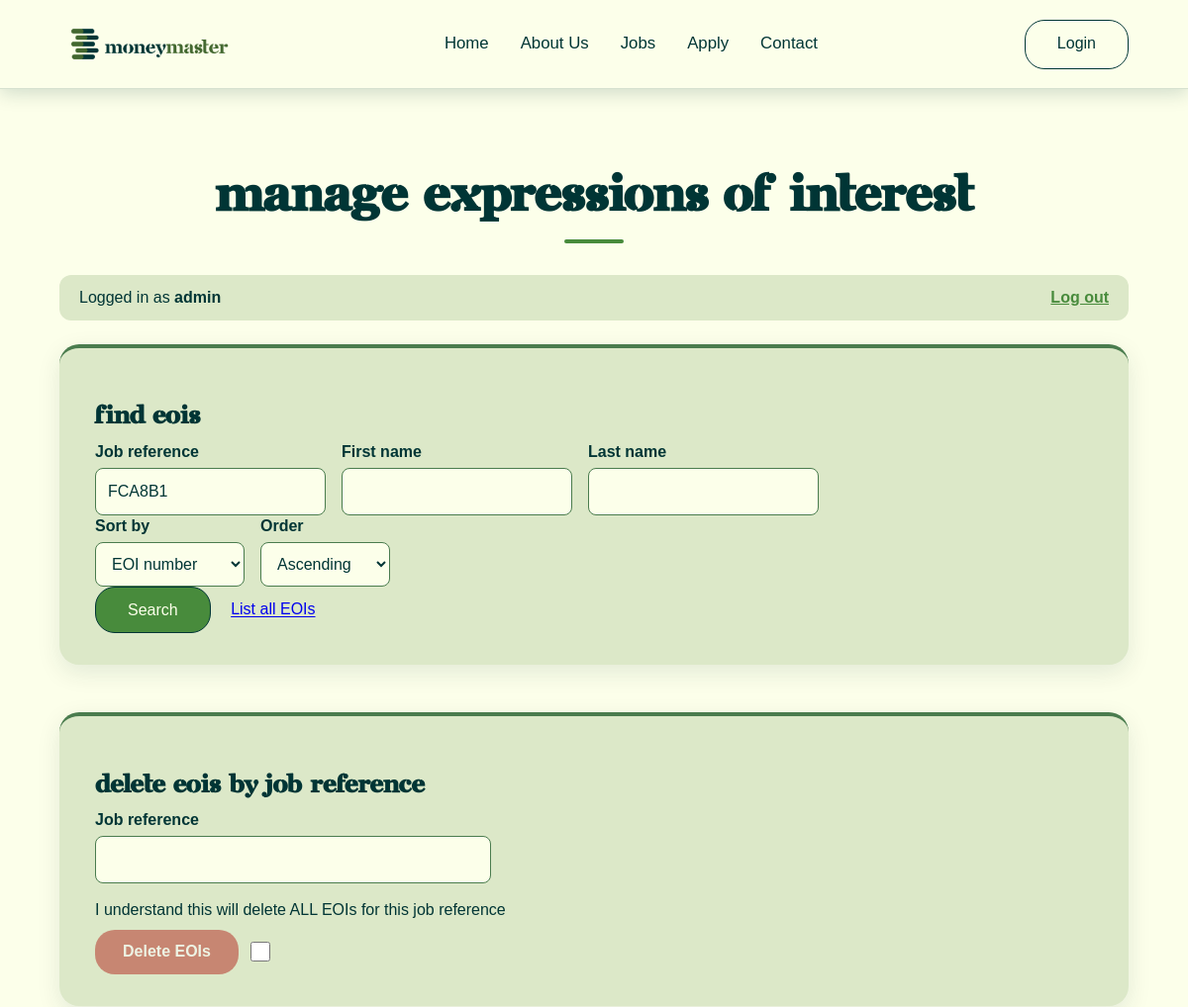
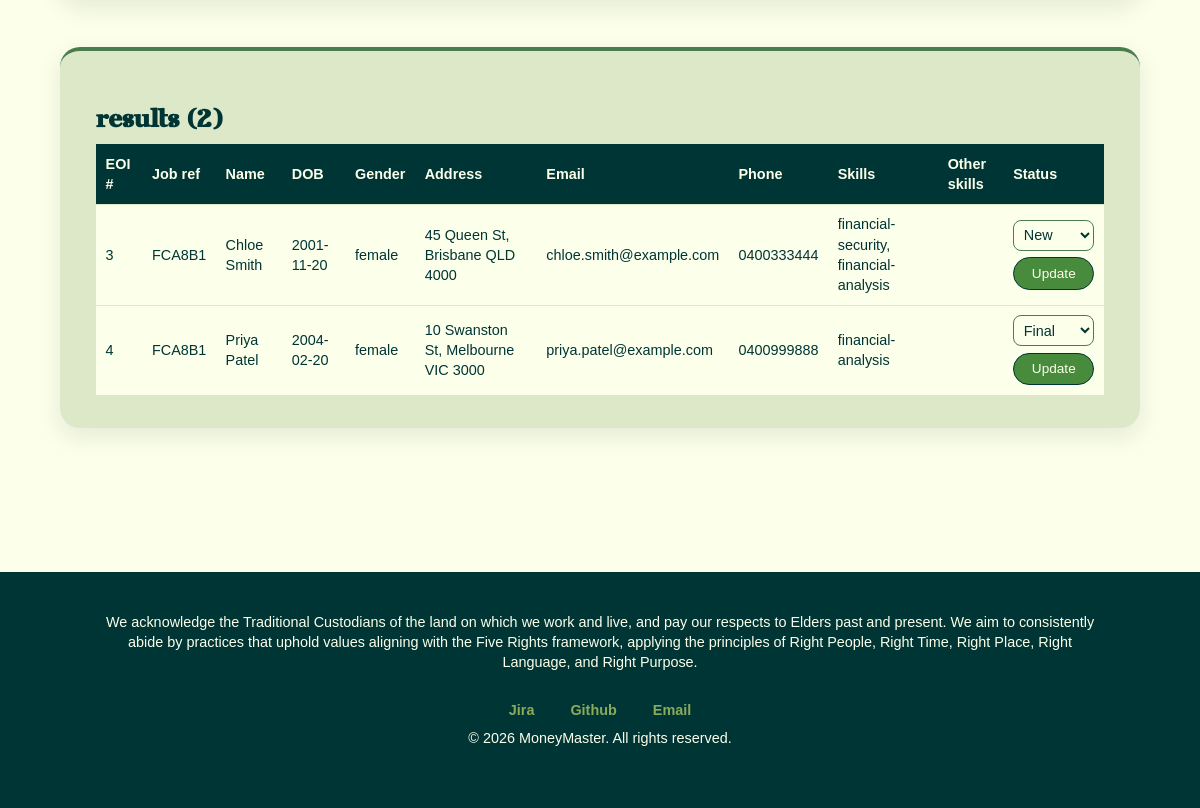
/project2/manage.php?jobref=FCA8B1 (signed in), run on the app's committed database (2 pictures, top to bottom).
### tables this page shows
CREATE TABLE `eoi` (
  `EOInumber`      INT AUTO_INCREMENT PRIMARY KEY,
  `job_ref`        VARCHAR(6)   NOT NULL,
  `first_name`     VARCHAR(20)  NOT NULL,
  `last_name`      VARCHAR(20)  NOT NULL,
  `dob`            DATE         NOT NULL,
  `gender`         VARCHAR(10)  NOT NULL,
  `street_address` VARCHAR(40)  NOT NULL,
  `suburb`         VARCHAR(40)  NOT NULL,
  `state`          VARCHAR(3)   NOT NULL,
  `postcode`       CHAR(4)      NOT NULL,
  `email`          VARCHAR(100) NOT NULL,
  `phone`          VARCHAR(12)  NOT NULL,
  `skills`         VARCHAR(255),
  `other_skills`   TEXT,
  `status`         ENUM('New', 'Current', 'Final') NOT NULL DEFAULT 'New'
);

### project2/manage.php (the view, shortened to what this page needs)
<?php
function e($value) {
    return htmlspecialchars((string)$value, ENT_QUOTES, "UTF-8", false);
}
require_once "settings.php";
$conn = @mysqli_connect($host, $user, $pwd, $sql_db);
$db_error = "";
$results = array();
$sort_fields = array(
    "EOInumber"      => "EOI number",
    "job_ref"        => "Job reference",
    "first_name"     => "First name",
    "last_name"      => "Last name",
    "dob"            => "Date of birth",
    "gender"         => "Gender",
    "street_address" => "Street address",
    "suburb"         => "Suburb",
    "state"          => "State",
    "postcode"       => "Postcode",
    "email"          => "Email",
    "phone"          => "Phone",
    "skills"         => "Skills",
    "other_skills"   => "Other skills",
    "status"         => "Status"
);
$statuses = array("New", "Current", "Final");
$search_jobref = isset($_GET["jobref"])    ? trim($_GET["jobref"])    : "";
$search_first  = isset($_GET["firstname"]) ? trim($_GET["firstname"]) : "";
$search_last   = isset($_GET["lastname"])  ? trim($_GET["lastname"])  : "";
$sort  = (isset($_GET["sort"]) && array_key_exists($_GET["sort"], $sort_fields)) ? $_GET["sort"] : "EOInumber";
$order = (isset($_GET["order"]) && $_GET["order"] == "DESC") ? "DESC" : "ASC";
if (!$conn) {
    $db_error = "Unable to connect to the database.";
} else {
    $sql = "SELECT * FROM eoi";
    $conditions = array();
    $types = "";
    $params = array();
    if ($search_jobref != "") {
        $conditions[] = "job_ref = ?";
        $types .= "s";
        $params[] = $search_jobref;
    }
    if (count($conditions) > 0) {
        $sql .= " WHERE " . implode(" AND ", $conditions);
    }
    $sql .= " ORDER BY $sort $order";
    $stmt = mysqli_prepare($conn, $sql);
    if (!$stmt) {
        $db_error = "The EOI table does not exist yet. Submit an application first.";
    } else {
        if ($types != "") {
            mysqli_stmt_bind_param($stmt, $types, ...$params);
        }
        mysqli_stmt_execute($stmt);
        $result = mysqli_stmt_get_result($stmt);
        while ($row = mysqli_fetch_assoc($result)) {
            $results[] = $row;
        }
    }
}
?>
<!DOCTYPE html>
<html lang="en">
<head>
    <link rel="stylesheet" href="../styles/styles.css">
</head>
<body>
    <?php include 'header.inc'; ?>
    <main class="manage-page">
        <h1>Manage Expressions of Interest</h1>
        <div class="manage-bar">
            <span>Logged in as <strong><?php echo e($_SESSION["username"]); ?></strong></span>
            <a href="logout.php">Log out</a> <?php  ?>
        </div>
        <section>
            <h2>Find EOIs</h2>
            <form action="manage.php" method="GET">
                <div class="form-row">
                    <div>
                        <label for="jobref">Job reference</label>
                        <input type="text" id="jobref" name="jobref" maxlength="6" value="<?php echo e($search_jobref); ?>">
                    </div>
                    <div>
                        <label for="firstname">First name</label>
                        <input type="text" id="firstname" name="firstname" maxlength="20" value="<?php echo e($search_first); ?>">
                    </div>
                    <div>
                        <label for="lastname">Last name</label>
                        <input type="text" id="lastname" name="lastname" maxlength="20" value="<?php echo e($search_last); ?>">
                    </div>
                </div>
                <div class="form-row">
                    <div>
                        <label for="sort">Sort by</label>
                        <select id="sort" name="sort">
                            <?php foreach ($sort_fields as $field => $label) { ?>
                                <option value="<?php echo $field; ?>" <?php if ($sort == $field) echo "selected"; ?>><?php echo $label; ?></option>
                            <?php } ?>
                        </select>
                    </div>
                    <div>
                        <label for="order">Order</label>
                        <select id="order" name="order">
                            <option value="ASC" <?php if ($order == "ASC") echo "selected"; ?>>Ascending</option>
                        </select>
                    </div>
                </div>
                <div>
                    <button type="submit">Search</button>
                    <a href="manage.php">List all EOIs</a>
                </div>
            </form>
        </section>
        <section>
            <h2>Delete EOIs by Job Reference</h2>
            <form action="manage.php" method="POST">
                <label for="delete_jobref">Job reference</label>
                <input type="text" id="delete_jobref" name="delete_jobref" maxlength="6">
                <p class="confirm-text">
                    <label for="confirm_delete">I understand this will delete ALL EOIs for this job reference</label>
                </p>
                <div class="delete-row">
                    <button type="submit">Delete EOIs</button>
                    <input type="checkbox" id="confirm_delete" name="confirm_delete" value="yes">
                </div>
            </form>
        </section>
        <section>
            <h2>Results (<?php echo count($results); ?>)</h2>
            <?php if ($db_error != "") { ?>
                <div class="manage-message"><?php echo $db_error; ?></div>
            <?php } elseif (count($results) == 0) { ?>
                <div class="manage-message">No EOIs found.</div>
            <?php } else { ?>
                <div class="manage-table-wrap">
                    <table class="manage-table">
                        <thead>
                            <tr>
                                <th>EOI #</th>
                                <th>Job ref</th>
                                <th>Name</th>
                                <th>DOB</th>
                                <th>Gender</th>
                                <th>Address</th>
                                <th>Email</th>
                                <th>Phone</th>
                                <th>Skills</th>
                                <th>Other skills</th>
                                <th>Status</th>
                            </tr>
                        </thead>
                        <tbody>
                            <?php foreach ($results as $row) { ?>
                                <tr>
                                    <td><?php echo e($row["EOInumber"]); ?></td>
                                    <td><?php echo e($row["job_ref"]); ?></td>
                                    <td><?php echo e($row["first_name"] . " " . $row["last_name"]); ?></td>
                                    <td><?php echo e($row["dob"]); ?></td>
                                    <td><?php echo e($row["gender"]); ?></td>
                                    <td><?php echo e($row["street_address"] . ", " . $row["suburb"] . " " . $row["state"] . " " . $row["postcode"]); ?></td>
                                    <td><?php echo e($row["email"]); ?></td>
                                    <td><?php echo e($row["phone"]); ?></td>
                                    <td><?php echo e($row["skills"]); ?></td>
                                    <td><?php echo e($row["other_skills"]); ?></td>
                                    <td>
                                        <form action="manage.php?<?php echo e(isset($_SERVER["QUERY_STRING"]) ? $_SERVER["QUERY_STRING"] : ""); ?>" method="POST">
                                            <select name="new_status" aria-label="Status for EOI <?php echo e($row["EOInumber"]); ?>">
                                                <?php foreach ($statuses as $status) { ?>
                                                    <option value="<?php echo $status; ?>" <?php if ($row["status"] == $status) echo "selected"; ?>><?php echo $status; ?></option>
                                                <?php } ?>
                                            </select>
                                            <button type="submit">Update</button>
                                        </form>
                                    </td>
                                </tr>
                            <?php } ?>
                        </tbody>
                    </table>
                </div>
            <?php } ?>
        </section>
    </main>
    <?php include 'footer.inc'; ?>
</body>
</html>

### styles/styles.css (style rules this page uses)
:root { --accent-color: rgb(72, 139, 60); --cream: #fcffea; --dark-green: #003535; --mid-green: #4a7c4e; --light-green: #8aab5a; --white: #ffffff; --soft-green: #dce8c8; --pale-green: #eef4df; --text: #2f4f4f; --muted: #6b7a5e; --radius: 20px; }
* { box-sizing: border-box; line-height: 140%; }
html { scroll-behavior: smooth; }
body { margin: 0; padding: 0; background-color: var(--cream); color: var(--dark-green); font-family: Helvetica, Arial, sans-serif; }
h1, h2, h3, h4 { font-family: "Saint George", Helvetica, Arial, sans-serif; }
h1 { font-size: 50px; }
h2 { font-size: 36px; }
main { width: 100%; max-width: 1200px; min-height: 100vh; margin: 0 auto; padding: 130px 5% 3rem; }
main > section { background-color: var(--soft-green); border-radius: var(--radius); padding: 2rem 2.25rem; margin-bottom: 2rem; border-top: 4px solid var(--mid-green); box-shadow: 0 8px 25px rgba(0, 53, 53, 0.1); }
main > h1 { color: var(--dark-green); text-align: center; margin-bottom: 2rem; }
main > h1::after { content: ""; display: block; width: 60px; height: 4px; margin: 0.5rem auto 0; border-radius: 2px; background-color: var(--accent-color); }
main > section h2 { font-family: "Saint George", sans-serif; font-size: 1.55rem; color: var(--dark-green); font-weight: 700; margin-bottom: 0.4rem; }
main > section:has(form) { max-width: 850px; margin: 0 auto 3rem; background-color: var(--soft-green); }
form p { margin-bottom: 1.2rem; }
label { display: block; margin-bottom: 0.3rem; color: var(--dark-green); font-weight: bold; }
input[type="text"], input[type="email"], input[type="date"], select, textarea { width: 100%; max-width: 400px; padding: 0.75rem; border: 1.5px solid var(--mid-green); border-radius: 8px; color: var(--dark-green); background-color: var(--cream); font-size: 1rem; transition: border-color 0.3s, box-shadow 0.3s; }
.form-row { display: flex; flex-wrap: wrap; gap: 1rem; }
form button { padding: 0.7rem 2rem; margin-right: 1rem; border: 1.5px solid var(--dark-green); border-radius: 20px; font-size: 1rem; cursor: pointer; transition: 0.3s; }
button[type="submit"] { color: var(--cream); background-color: var(--accent-color); }
.manage-page > section:has(form) { max-width: none; }
.manage-bar { display: flex; justify-content: space-between; align-items: center; margin-bottom: 1.5rem; padding: 0.75rem 1.25rem; border-radius: 12px; background-color: var(--soft-green); }
.manage-bar a { color: var(--accent-color); font-weight: bold; }
.manage-table-wrap { overflow-x: auto; }
.manage-table { width: 100%; border-collapse: collapse; background-color: var(--cream); }
.manage-table th, .manage-table td { padding: 0.75rem; text-align: left; border-bottom: 1px solid var(--soft-green); }
.manage-table th { color: var(--cream); background-color: var(--dark-green); }
.manage-table { font-size: 0.9rem; }
.manage-table th, .manage-table td { padding: 0.6rem; }
.manage-table form { display: flex; flex-direction: column; gap: 0.4rem; }
.manage-table select { width: auto; padding: 0.35rem; font-size: 0.9rem; }
.manage-table button { width: auto; margin: 0; padding: 0.35rem 0.9rem; font-size: 0.85rem; }
.confirm-text { margin: 1rem 0 0.5rem; }
.confirm-text label { font-weight: normal; }
.delete-row { display: flex; align-items: center; gap: 0.75rem; }
.delete-row input[type="checkbox"] { width: 1.25rem; height: 1.25rem; margin: 0; accent-color: #b3261e; cursor: pointer; }
.delete-row button { width: auto; margin: 0; padding: 0.7rem 1.75rem; border: none; border-radius: 20px; color: #ffffff; background-color: #b3261e; font-weight: bold; box-shadow: 0 4px 10px rgba(179, 38, 30, 0.3); transition: background-color 0.2s, transform 0.2s, opacity 0.2s; }
.delete-row:has(input:not(:checked)) button { opacity: 0.5; box-shadow: none; }

### data on the page
eoi: EOInumber "3", job_ref "FCA8B1", first_name+last_name "Chloe Smith", dob "2001-11-20", gender "female", street_address+suburb+state "45 Queen St, Brisbane QLD 4000", email "chloe.smith@example.com", phone "0400333444", skills "financial-security, financial-analysis", new_status "New"
eoi: EOInumber "4", job_ref "FCA8B1", first_name+last_name "Priya Patel", dob "2004-02-20", gender "female", street_address+suburb+state "10 Swanston St, Melbourne VIC 3000", email "priya.patel@example.com", phone "0400999888", skills "financial-analysis", new_status "Final"

### other printed values
$_SESSION["username"] "admin"
count($results) "2"
form field sort "EOI number"
